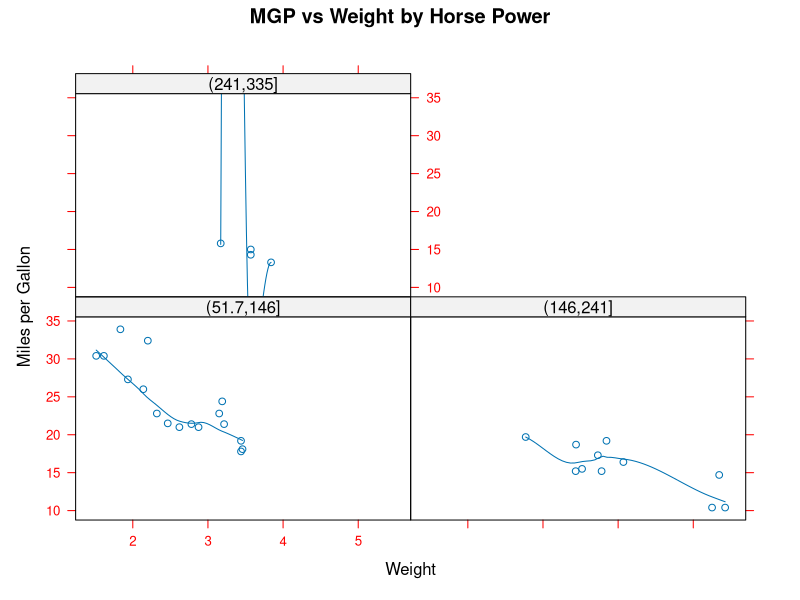

Write the R code that produced this figure.
#---------- lattice Example #2------------#
# http://www.statmethods.net/advgraphs/trellis.html

library(lattice)
attach(mtcars)

# Customizing Lattice Graphs
panel.smoother <- function(x, y) {
  panel.xyplot(x, y) # show points 
  panel.loess(x, y)  # show smoothed line 
}

hp <- cut(hp,3) # divide horse power into three bands 
xyplot(mpg~wt|hp, scales=list(cex=.8, col="red"),
       panel=panel.smoother,
       xlab="Weight", ylab="Miles per Gallon", 
       main="MGP vs Weight by Horse Power")


#------------ End of lattice Example #2 ------------#